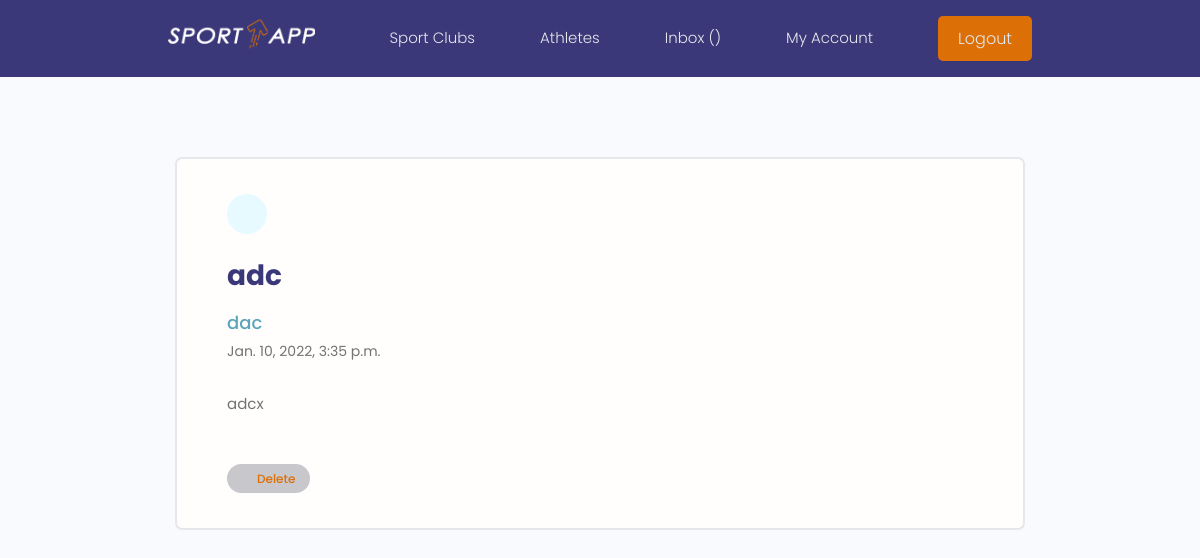
/message/2bc8a649-e53c-4db4-8b0a-62ef55a666c2/ (signed in), run on the app's committed database.
### users/models.py (models this page shows, shortened)
class Message(models.Model):
    sender = models.ForeignKey(Profile, on_delete=models.SET_NULL, null=True, blank=True)
    recipient = models.ForeignKey(Profile, on_delete=models.SET_NULL, null=True, blank=True, related_name="messages")
    name = models.CharField(max_length=200, blank=True, null=True)
    email = models.EmailField(max_length=200, blank=True, null=True)
    subject = models.CharField(max_length=200, blank=True, null=True)
    body = models.TextField()
    is_read = models.BooleanField(default=False, null=True)
    created = models.DateTimeField(auto_now_add=True)
    id = models.UUIDField(default=uuid.uuid4, unique=True,
                            primary_key=True, editable=False)
    class Meta:
        ordering = ['is_read', '-created']

### users/views.py (the view)
# urls.py: path('message/<str:pk>/', views.viewMessage, name="message"),
@login_required(login_url="login")
def viewMessage(request, pk):
    profile = request.user.profile
    message = profile.messages.get(id=pk)
    if message.is_read == False:
        message.is_read = True
        message.save()
    context = {'message': message}
    return render(request, 'users/message.html', context)

### users/templates/users/message.html (shortened to what this page needs)
{% extends 'main.html' %}
{% block content %}
  <main class="messagePage my-xl">
    <div class="content-box">
      <div class="message">
        <a class="backButton" href="{% url 'inbox' %}"></a>
        <h2 class="message__subject">{{message.subject}}</h4>
          {% if message.sender %}
          <a href="{% url 'user-profile' message.sender.id  %}" class="message__author">{{message.name}}</a>
          {% else %}
          <p class="message__author">{{message.name}}</p>
          {% endif %}
          <p class="message__date">{{message.created}}</p>
          <div class="message__body">{{message.body|linebreaksbr}}</div>
          <br><br>
          <a class="sponsor sponsor--pill sponsor--main settings__btn" href="{% url 'delete-message' message.id %}?next=/inbox">
              Delete</a>
      </div>
    </div>
  </main>
{% endblock content %}

### static/styles/app.css (style rules this page uses)
:root { --color-sub: #3b3879; }
.content-box { width: 95%; max-width: 85rem; margin: 0 auto; }
.message { padding: 2.5rem 0; }
.message>a { display: flex; gap: 1rem; }
.message__author, .message__date { flex-basis: 25%; }
.message__subject { flex-basis: 50%; }
.message__date { text-align: right; }
.messagePage .message { list-style: none; background: var(--color-white); padding: 3.5rem 5rem; border: 2px solid var(--color-light); border-radius: 0.7rem; }
.messagePage .message__subject { font-size: 2.8rem; color: var(--color-sub); margin-bottom: 1rem; margin-top: 2rem; }
.messagePage .message__author { font-size: 1.8rem; font-weight: 500; }
.messagePage .message__date { font-size: 1.4rem; font-weight: 400; text-align: left; margin-bottom: 3rem; }
.backButton { background: var(--color-main-light); color: var(--color-main); width: 4rem; height: 4rem; display: flex; align-items: center; justify-content: center; border-radius: 50%; }

### static/uikit/styles/modules/_variables.css (style rules this page uses)
:root { --color-main: #5aa5b9; --color-main-light: #e6faff; --color-sub: #3b3879; --color-sub-light: #dd6f07; --color-sub-lighter: #c7c7cc; --color-text: #737373; --color-gray: #8b8b8b; --color-light: #e5e7eb; --color-light-gray: #767676; --color-bg: #f8fafd; --color-white: #fffefd; --color-white-light: #f3f3f3; --color-success: #359e64; --color-success-bg: #def8e8; --color-error: #fc4b0b; --color-error-bg: #fff2ee; --font-base: 'Poppins', arial, helvetica, 'Segoe UI', roboto, ubuntu, sans-serif; --font-monospace: 'Fira Code', 'Courier New', courier, monospace; --font-regular: 300; --font-medium: 500; --font-bold: 700; --generic-shadow: 1px 1px 5px #00000010; --generic-transition: all 0.3s ease-in-out; }

### static/uikit/styles/modules/_base.css (style rules this page uses)
* { margin: 0; padding: 0; box-sizing: border-box; text-rendering: optimizeLegibility; color: inherit; font-size: inherit; list-style-type: none; }
html { font-size: 50%; }
@media only screen and (min-width: 480px) { html { font-size: 56.25%; } }
@media only screen and (min-width: 1200px) { html { font-size: 62.5%; } }
body { line-height: 1.6; font-weight: 400; font-size: 1.5rem; color: var(--color-text); background-color: var(--color-bg); min-height: 100vh; }

### static/uikit/styles/modules/_typography.css (style rules this page uses)
* { font-family: var(--font-base); }
h2 { font-size: 3.6rem; font-weight: var(--font-bold); }
p, span, strong { font-size: 1.6rem; color: var(--color-text); font-weight: var(--font-regular); }
a { padding-bottom: 2px; text-decoration: none; display: inline-block; color: var(--color-main); font-weight: var(--font-medium); }

### static/uikit/styles/modules/_utilities.css (style rules this page uses)
.my-xl { margin: 8rem auto; }

### static/uikit/styles/modules/_sponsor.css (style rules this page uses)
.sponsor { display: inline-flex; align-items: center; background-color: var(--color-sub); height: -webkit-fit-content; height: -moz-fit-content; height: fit-content; width: -webkit-fit-content; width: -moz-fit-content; width: fit-content; border-radius: 0.5rem; padding: 0.5rem 1.5rem; font-size: 1.2rem; cursor: pointer; }
.sponsor--pill { border-radius: 5rem; }
.sponsor--main, .sponsor--main>small { background: var(--color-sub-lighter); color: var(--color-sub-light); font-weight: 500; }

### data on the page
Message: subject "adc", name "dac", created "Jan. 10, 2022, 3:35 p.m.", body "adcx"
